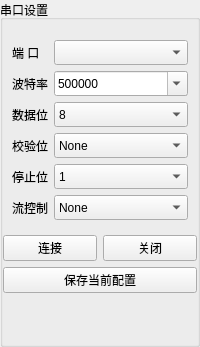
         <widget class="QGroupBox" name="groupBox_5">
          <property name="title">
           <string>串口设置</string>
          </property>
          <layout class="QVBoxLayout" name="verticalLayout_3">
           <property name="leftMargin">
            <number>0</number>
           </property>
           <property name="rightMargin">
            <number>0</number>
           </property>
           <item>
            <widget class="QWidget" name="widget_2" native="true">
             <layout class="QGridLayout" name="gridLayout_5">
              <property name="leftMargin">
               <number>9</number>
              </property>
              <property name="rightMargin">
               <number>9</number>
              </property>
              <item row="0" column="0">
               <widget class="QLabel" name="label_24">
                <property name="sizePolicy">
                 <sizepolicy hsizetype="Fixed" vsizetype="Preferred">
                  <horstretch>0</horstretch>
                  <verstretch>0</verstretch>
                 </sizepolicy>
                </property>
                <property name="text">
                 <string>端 口</string>
                </property>
               </widget>
              </item>
              <item row="0" column="1">
               <widget class="QComboBox" name="cmb_port">
                <property name="minimumSize">
                 <size>
                  <width>0</width>
                  <height>25</height>
                 </size>
                </property>
               </widget>
              </item>
              <item row="1" column="0">
               <widget class="QLabel" name="label_25">
                <property name="sizePolicy">
                 <sizepolicy hsizetype="Fixed" vsizetype="Preferred">
                  <horstretch>0</horstretch>
                  <verstretch>0</verstretch>
                 </sizepolicy>
                </property>
                <property name="text">
                 <string>波特率</string>
                </property>
               </widget>
              </item>
              <item row="1" column="1">
               <widget class="QComboBox" name="cmb_baudRate">
                <property name="minimumSize">
                 <size>
                  <width>0</width>
                  <height>25</height>
                 </size>
                </property>
                <property name="editable">
                 <bool>true</bool>
                </property>
                <property name="currentIndex">
                 <number>8</number>
                </property>
                <item>
                 <property name="text">
                  <string>1200</string>
                 </property>
                </item>
                <item>
                 <property name="text">
                  <string>2400</string>
                 </property>
                </item>
                <item>
                 <property name="text">
                  <string>4800</string>
                 </property>
                </item>
                <item>
                 <property name="text">
                  <string>9600</string>
                 </property>
                </item>
                <item>
                 <property name="text">
                  <string>19200</string>
                 </property>
                </item>
                <item>
                 <property name="text">
                  <string>38400</string>
                 </property>
                </item>
                <item>
                 <property name="text">
                  <string>57600</string>
                 </property>
                </item>
                <item>
                 <property name="text">
                  <string>115200</string>
                 </property>
                </item>
                <item>
                 <property name="text">
                  <string>500000</string>
                 </property>
                </item>
               </widget>
              </item>
              <item row="2" column="0">
               <widget class="QLabel" name="label_26">
                <property name="sizePolicy">
                 <sizepolicy hsizetype="Fixed" vsizetype="Preferred">
                  <horstretch>0</horstretch>
                  <verstretch>0</verstretch>
                 </sizepolicy>
                </property>
                <property name="text">
                 <string>数据位</string>
                </property>
               </widget>
              </item>
              <item row="2" column="1">
               <widget class="QComboBox" name="cmb_dataBits">
                <property name="minimumSize">
                 <size>
                  <width>0</width>
                  <height>25</height>
                 </size>
                </property>
                <property name="currentIndex">
                 <number>3</number>
                </property>
                <item>
                 <property name="text">
                  <string>5</string>
                 </property>
                </item>
                <item>
                 <property name="text">
                  <string>6</string>
                 </property>
                </item>
                <item>
                 <property name="text">
                  <string>7</string>
                 </property>
                </item>
                <item>
                 <property name="text">
                  <string>8</string>
                 </property>
                </item>
               </widget>
              </item>
              <item row="3" column="0">
               <widget class="QLabel" name="label_27">
                <property name="sizePolicy">
                 <sizepolicy hsizetype="Fixed" vsizetype="Preferred">
                  <horstretch>0</horstretch>
                  <verstretch>0</verstretch>
                 </sizepolicy>
                </property>
                <property name="text">
                 <string>校验位</string>
                </property>
               </widget>
              </item>
              <item row="3" column="1">
               <widget class="QComboBox" name="cmb_parity">
                <property name="minimumSize">
                 <size>
                  <width>0</width>
                  <height>25</height>
                 </size>
                </property>
                <item>
                 <property name="text">
                  <string>None</string>
                 </property>
                </item>
                <item>
                 <property name="text">
                  <string>Even</string>
                 </property>
                </item>
                <item>
                 <property name="text">
                  <string>Odd</string>
                 </property>
                </item>
                <item>
                 <property name="text">
                  <string>Space</string>
                 </property>
                </item>
                <item>
                 <property name="text">
                  <string>Mark</string>
                 </property>
                </item>
               </widget>
              </item>
              <item row="4" column="0">
               <widget class="QLabel" name="label_28">
                <property name="sizePolicy">
                 <sizepolicy hsizetype="Fixed" vsizetype="Preferred">
                  <horstretch>0</horstretch>
                  <verstretch>0</verstretch>
                 </sizepolicy>
                </property>
                <property name="text">
                 <string>停止位</string>
                </property>
               </widget>
              </item>
              <item row="4" column="1">
               <widget class="QComboBox" name="cmb_stopBits">
                <property name="minimumSize">
                 <size>
                  <width>0</width>
                  <height>25</height>
                 </size>
                </property>
                <item>
                 <property name="text">
                  <string>1</string>
                 </property>
                </item>
                <item>
                 <property name="text">
                  <string>1.5</string>
                 </property>
                </item>
                <item>
                 <property name="text">
                  <string>2</string>
                 </property>
                </item>
               </widget>
              </item>
              <item row="5" column="0">
               <widget class="QLabel" name="label_29">
                <property name="sizePolicy">
                 <sizepolicy hsizetype="Fixed" vsizetype="Preferred">
                  <horstretch>0</horstretch>
                  <verstretch>0</verstretch>
                 </sizepolicy>
                </property>
                <property name="text">
                 <string>流控制</string>
                </property>
               </widget>
              </item>
              <item row="5" column="1">
               <widget class="QComboBox" name="cmb_flowCtrl">
                <property name="minimumSize">
                 <size>
                  <width>0</width>
                  <height>25</height>
                 </size>
                </property>
                <item>
                 <property name="text">
                  <string>None</string>
                 </property>
                </item>
                <item>
                 <property name="text">
                  <string>RTS/CTS</string>
                 </property>
                </item>
                <item>
                 <property name="text">
                  <string>XON/XOFF</string>
                 </property>
                </item>
               </widget>
              </item>
             </layout>
            </widget>
           </item>
           <item>
            <layout class="QHBoxLayout" name="horizontalLayout_3">
             <item>
              <widget class="QPushButton" name="pushButton_7">
               <property name="minimumSize">
                <size>
                 <width>0</width>
                 <height>25</height>
                </size>
               </property>
               <property name="text">
                <string>连接</string>
               </property>
              </widget>
             </item>
             <item>
              <widget class="QPushButton" name="pushButton_8">
               <property name="minimumSize">
                <size>
                 <width>0</width>
                 <height>25</height>
                </size>
               </property>
               <property name="text">
                <string>关闭</string>
               </property>
              </widget>
             </item>
            </layout>
           </item>
           <item>
            <widget class="QPushButton" name="pushButton_9">
             <property name="minimumSize">
              <size>
               <width>0</width>
               <height>25</height>
              </size>
             </property>
             <property name="text">
              <string>保存当前配置</string>
             </property>
            </widget>
           </item>
           <item>
            <spacer name="verticalSpacer">
             <property name="orientation">
              <enum>Qt::Vertical</enum>
             </property>
             <property name="sizeHint" stdset="0">
              <size>
               <width>20</width>
               <height>40</height>
              </size>
             </property>
            </spacer>
           </item>
          </layout>
         </widget>
